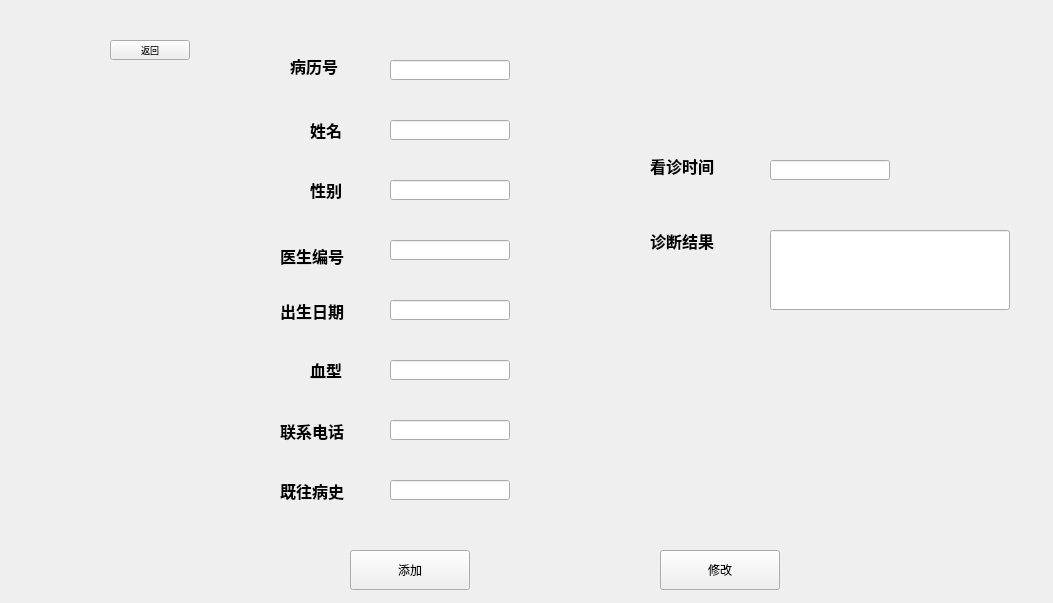
<?xml version="1.0" encoding="UTF-8"?>
<ui version="4.0">
 <class>patience_sa</class>
 <widget class="QWidget" name="patience_sa">
  <property name="geometry">
   <rect>
    <x>0</x>
    <y>0</y>
    <width>1053</width>
    <height>603</height>
   </rect>
  </property>
  <property name="windowTitle">
   <string>Form</string>
  </property>
  <property name="styleSheet">
   <string notr="true">#patience_sa{background-image: url(:/hospital.jpg);}</string>
  </property>
  <widget class="QPushButton" name="b">
   <property name="geometry">
    <rect>
     <x>110</x>
     <y>40</y>
     <width>80</width>
     <height>20</height>
    </rect>
   </property>
   <property name="font">
    <font>
     <pointsize>7</pointsize>
    </font>
   </property>
   <property name="text">
    <string>返回</string>
   </property>
  </widget>
  <widget class="QLabel" name="office">
   <property name="geometry">
    <rect>
     <x>310</x>
     <y>180</y>
     <width>60</width>
     <height>20</height>
    </rect>
   </property>
   <property name="font">
    <font>
     <pointsize>12</pointsize>
     <weight>75</weight>
     <bold>true</bold>
    </font>
   </property>
   <property name="text">
    <string>性别</string>
   </property>
  </widget>
  <widget class="QPushButton" name="add">
   <property name="geometry">
    <rect>
     <x>350</x>
     <y>550</y>
     <width>120</width>
     <height>40</height>
    </rect>
   </property>
   <property name="text">
    <string>添加</string>
   </property>
  </widget>
  <widget class="QLabel" name="phonenumber">
   <property name="geometry">
    <rect>
     <x>280</x>
     <y>410</y>
     <width>91</width>
     <height>41</height>
    </rect>
   </property>
   <property name="font">
    <font>
     <pointsize>12</pointsize>
     <weight>75</weight>
     <bold>true</bold>
    </font>
   </property>
   <property name="text">
    <string>联系电话</string>
   </property>
  </widget>
  <widget class="QLineEdit" name="number_2">
   <property name="geometry">
    <rect>
     <x>390</x>
     <y>60</y>
     <width>120</width>
     <height>20</height>
    </rect>
   </property>
  </widget>
  <widget class="QLineEdit" name="gender_2">
   <property name="geometry">
    <rect>
     <x>390</x>
     <y>180</y>
     <width>120</width>
     <height>20</height>
    </rect>
   </property>
  </widget>
  <widget class="QLabel" name="borndate">
   <property name="geometry">
    <rect>
     <x>280</x>
     <y>290</y>
     <width>131</width>
     <height>41</height>
    </rect>
   </property>
   <property name="font">
    <font>
     <pointsize>12</pointsize>
     <weight>75</weight>
     <bold>true</bold>
    </font>
   </property>
   <property name="text">
    <string>出生日期</string>
   </property>
  </widget>
  <widget class="QLabel" name="gender">
   <property name="geometry">
    <rect>
     <x>280</x>
     <y>240</y>
     <width>91</width>
     <height>31</height>
    </rect>
   </property>
   <property name="font">
    <font>
     <pointsize>12</pointsize>
     <weight>75</weight>
     <bold>true</bold>
    </font>
   </property>
   <property name="text">
    <string>医生编号</string>
   </property>
  </widget>
  <widget class="QLineEdit" name="blood_2">
   <property name="geometry">
    <rect>
     <x>390</x>
     <y>360</y>
     <width>120</width>
     <height>20</height>
    </rect>
   </property>
  </widget>
  <widget class="QLineEdit" name="phone_2">
   <property name="geometry">
    <rect>
     <x>390</x>
     <y>420</y>
     <width>120</width>
     <height>20</height>
    </rect>
   </property>
  </widget>
  <widget class="QLineEdit" name="docnumber_2">
   <property name="geometry">
    <rect>
     <x>390</x>
     <y>240</y>
     <width>120</width>
     <height>20</height>
    </rect>
   </property>
  </widget>
  <widget class="QPushButton" name="modify">
   <property name="geometry">
    <rect>
     <x>660</x>
     <y>550</y>
     <width>120</width>
     <height>40</height>
    </rect>
   </property>
   <property name="text">
    <string>修改</string>
   </property>
  </widget>
  <widget class="QLineEdit" name="borntime_2">
   <property name="geometry">
    <rect>
     <x>390</x>
     <y>300</y>
     <width>120</width>
     <height>20</height>
    </rect>
   </property>
  </widget>
  <widget class="QLabel" name="number">
   <property name="geometry">
    <rect>
     <x>290</x>
     <y>50</y>
     <width>71</width>
     <height>31</height>
    </rect>
   </property>
   <property name="font">
    <font>
     <pointsize>12</pointsize>
     <weight>75</weight>
     <bold>true</bold>
    </font>
   </property>
   <property name="text">
    <string>病历号</string>
   </property>
  </widget>
  <widget class="QLabel" name="name">
   <property name="geometry">
    <rect>
     <x>310</x>
     <y>120</y>
     <width>60</width>
     <height>20</height>
    </rect>
   </property>
   <property name="font">
    <font>
     <pointsize>12</pointsize>
     <weight>75</weight>
     <bold>true</bold>
    </font>
   </property>
   <property name="text">
    <string>姓名</string>
   </property>
  </widget>
  <widget class="QLineEdit" name="name_2">
   <property name="geometry">
    <rect>
     <x>390</x>
     <y>120</y>
     <width>120</width>
     <height>20</height>
    </rect>
   </property>
  </widget>
  <widget class="QLabel" name="age">
   <property name="geometry">
    <rect>
     <x>310</x>
     <y>360</y>
     <width>60</width>
     <height>20</height>
    </rect>
   </property>
   <property name="font">
    <font>
     <pointsize>12</pointsize>
     <weight>75</weight>
     <bold>true</bold>
    </font>
   </property>
   <property name="text">
    <string>血型</string>
   </property>
  </widget>
  <widget class="QLabel" name="history">
   <property name="geometry">
    <rect>
     <x>280</x>
     <y>470</y>
     <width>141</width>
     <height>41</height>
    </rect>
   </property>
   <property name="font">
    <font>
     <pointsize>12</pointsize>
     <weight>75</weight>
     <bold>true</bold>
    </font>
   </property>
   <property name="text">
    <string>既往病史</string>
   </property>
  </widget>
  <widget class="QLineEdit" name="history_4">
   <property name="geometry">
    <rect>
     <x>390</x>
     <y>480</y>
     <width>120</width>
     <height>20</height>
    </rect>
   </property>
  </widget>
  <widget class="QLineEdit" name="end_2">
   <property name="geometry">
    <rect>
     <x>770</x>
     <y>230</y>
     <width>240</width>
     <height>80</height>
    </rect>
   </property>
  </widget>
  <widget class="QLabel" name="end">
   <property name="geometry">
    <rect>
     <x>650</x>
     <y>220</y>
     <width>81</width>
     <height>41</height>
    </rect>
   </property>
   <property name="font">
    <font>
     <pointsize>12</pointsize>
     <weight>75</weight>
     <bold>true</bold>
    </font>
   </property>
   <property name="text">
    <string>诊断结果</string>
   </property>
  </widget>
  <widget class="QLabel" name="number_3">
   <property name="geometry">
    <rect>
     <x>650</x>
     <y>150</y>
     <width>71</width>
     <height>31</height>
    </rect>
   </property>
   <property name="font">
    <font>
     <pointsize>12</pointsize>
     <weight>75</weight>
     <bold>true</bold>
    </font>
   </property>
   <property name="text">
    <string>看诊时间</string>
   </property>
  </widget>
  <widget class="QLineEdit" name="time_2">
   <property name="geometry">
    <rect>
     <x>770</x>
     <y>160</y>
     <width>120</width>
     <height>20</height>
    </rect>
   </property>
  </widget>
 </widget>
 <resources/>
 <connections/>
</ui>
